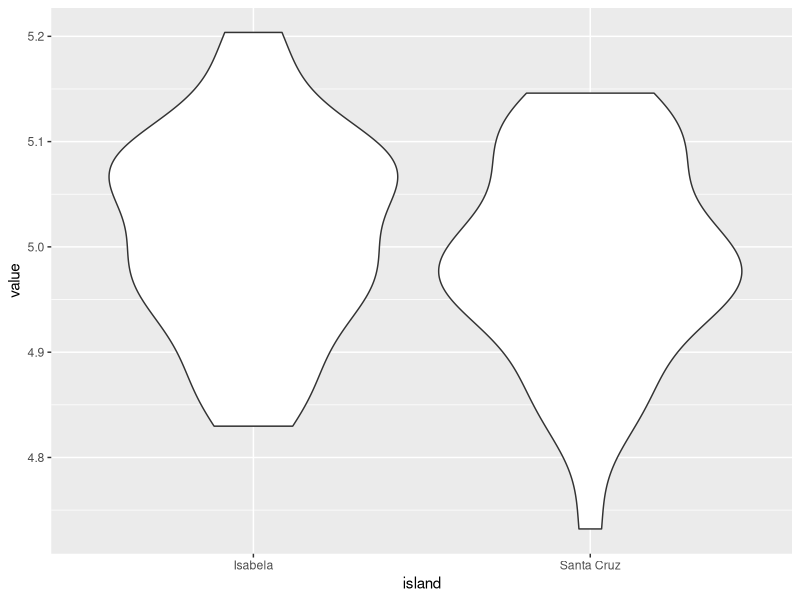
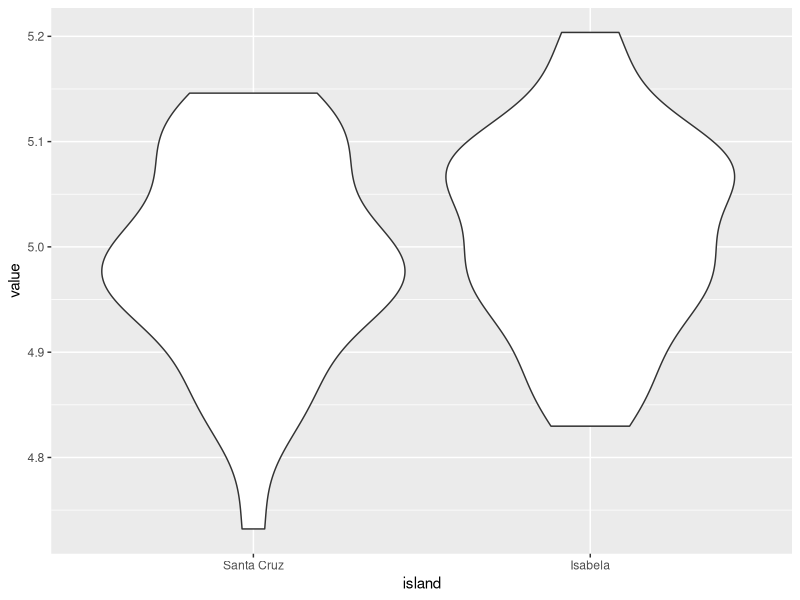

R code for these plots, in order:
## ---- chunk 1
library(tibble)
library(tidyr)
## ---- chunk 2
# Make a data frame
data.frame(who = c("Pratik", "Theo", "Raph"), chapt = c("1, 4", "3", "2, 5"))

# Or an equivalent tibble
tibble(who = c("Pratik", "Theo", "Raph"), chapt = c("1, 4", "3", "2, 5"))
## ---- chunk 3
tribble(
  ~who, ~chapt,
  "Pratik", "1, 4",
  "Theo", "3",
  "Raph", "2, 5"
)
## ---- chunk 4
# Perform a PCA on mtcars 
pca_scores <- prcomp(mtcars)$x
head(pca_scores) # looks like a data frame or a tibble...
class(pca_scores) # but is actually a matrix

# Convert to tibble
as_tibble(pca_scores)
## ---- chunk 5
# We first simulate random data
beak_lengths <- rnorm(100, mean = 5, sd = 0.1)
beak_widths <- rnorm(100, mean = 2, sd = 0.1)
body_weights <- rgamma(100, shape = 10, rate = 1)
islands <- rep(c("Isabela", "Santa Cruz"), each = 50)

# Assemble into a tibble
data <- tibble(
  id = 1:100,
  beak_length = beak_lengths, 
  beak_width = beak_widths, 
  body_weight = body_weights,
  island = islands
)

# Snapshot
data
## ---- chunk 6
data <- pivot_longer(
  data, 
  cols = c("beak_length", "beak_width", "body_weight"),
  names_to = "variable"
)
data
## ---- chunk 7
# Make a contingency table
ctg <- with(data, table(island, variable))
ctg
## ---- chunk 8
# Contingency table is pivoted to the long-format automatically
as_tibble(ctg)
## ---- chunk 9
pivot_wider(
  data, 
  names_from = "variable", 
  values_from = "value", 
  id_cols = c("id", "island")
)
## ---- chunk 10
# We replace 100 random observations by NAs
ii <- sample(nrow(data), 100)
data$value[ii] <- NA
data
## ---- chunk 11
drop_na(data, value)
## ---- chunk 12
replace_na(data, replace = list(value = -999))
## ---- chunk 13
fill(data, value)
## ---- chunk 14
# Sample random dates for each observation
data$day <- sample(30, nrow(data), replace = TRUE)
data$month <- sample(12, nrow(data), replace = TRUE)
data$year <- sample(2019:2020, nrow(data), replace = TRUE)
data
## ---- chunk 15
data <- unite(data, day, month, year, col = "date", sep = "-")
data
## ---- chunk 16
separate(data, date, into = c("day", "month", "year"))
## ---- chunk 17
separate_rows(data, date)
## ---- chunk 18
expand_grid(
  island = c("Isabela", "Santa Cruz"), 
  variable = c("beak_length", "beak_width", "body_weight")
)
## ---- chunk 19
expand(data, island, variable)
## ---- chunk 20
complete(data, island, variable)
## ---- chunk 21
library(forcats)
## ---- chunk 22
my_char_vec <- c("Pratik", "Theo", "Raph")
my_char_vec
## ---- chunk 23
my_fact_vec <- factor(my_char_vec) # as.factor would work too
my_fact_vec
## ---- chunk 24
factor(c(my_char_vec, "Raph"))
## ---- chunk 25
levels(my_fact_vec)
## ---- chunk 26
fct_relevel(my_fact_vec, c("Pratik", "Theo", "Raph"))
## ---- chunk 27
fct_inorder(my_fact_vec)
## ---- chunk 28
fct_rev(my_fact_vec)
## ---- chunk 29
library(ggplot2)
ggplot(data[data$variable == "beak_length",], aes(x = island, y = value)) +
  geom_violin()
## ---- chunk 30
data$island <- fct_relevel(data$island, c("Santa Cruz", "Isabela"))
ggplot(data[data$variable == "beak_length",], aes(x = island, y = value)) +
  geom_violin()
## ---- chunk 31
fct_recode(
  my_fact_vec, 
  "Pratik Gupte" = "Pratik", 
  "Theo Pannetier" = "Theo", 
  "Raphael Scherrer" = "Raph"
)
## ---- chunk 32
fct_collapse(my_fact_vec, EU = c("Theo", "Raph"), NonEU = "Pratik")
## ---- chunk 33
data <- data[data$island == "Santa Cruz",]
unique(data$island) # Isabela is gone from the labels
levels(data$island) # but not from the levels
## ---- chunk 34
data <- droplevels(data)
levels(data$island)
